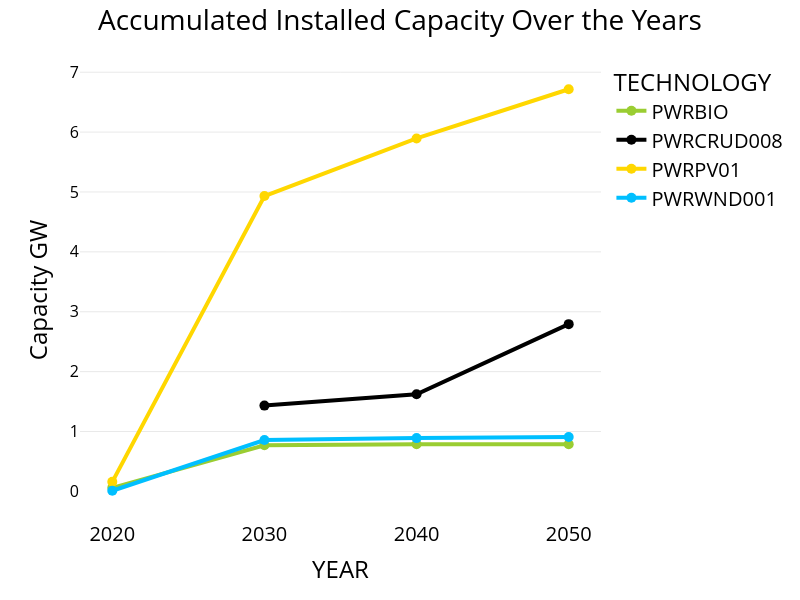

The notebook cell this image was saved under:
### Code cell
TotalCapacityAnnual = TotalCapacityAnnual.sort_values(by=['TECHNOLOGY', 'YEAR'])
TotalCapacity203050 = TotalCapacityAnnual[TotalCapacityAnnual['YEAR'].isin([2020,2030,2040,2050])]
TotalCapacity203050 = TotalCapacity203050[TotalCapacity203050['TECHNOLOGY'].isin(NewCapacity.TECHNOLOGY.unique())]
TotalCapacity203050 = TotalCapacity203050[~TotalCapacity203050['TECHNOLOGY'].isin(['PWRFO'])]
fig = px.scatter(TotalCapacity203050,  #df[df['YEAR'].isin(filtered_years)
            y = 'value', 
            x = 'YEAR',
            #  values = 'value',
            #  hole = 0.5,
             color = 'TECHNOLOGY',
color_discrete_map = color_dict,
# opacity=0.7
             
             )
fig.update_layout(hovermode= 'x unified',
                width= 800,
                height= 600,
                yaxis_title="Capacity GW",
                plot_bgcolor='white',
                font=dict(
                                size=20,
                                color='black'),
                yaxis=dict(
                                showgrid=True,
                                tickfont=dict(size=16),      
                                gridwidth=0.5,        #
                                gridcolor='lightgrey',
        
                                ),
                # title_text='New installed capacity over the years' 
                title={'text': 'Accumulated Installed Capacity Over the Years', 'x': 0.5}              

               #color_discrete_map=color_map
               )
fig.update_traces(mode='lines+markers', line=dict(width=4), marker=dict(size=10))
fig.update_xaxes(tickvals=[2020, 2030, 2040, 2050])
fig.show()

### Figure 1 — Plotly figure (JSON) as saved in the notebook; plotly's stock layout.template omitted (floating-point values rounded to 4 significant figures)
{"data": [{"hovertemplate": "TECHNOLOGY=PWRBIO<br>YEAR=%{x}<br>value=%{y}<extra></extra>", "legendgroup": "PWRBIO", "line": {"width": 4}, "marker": {"color": "#9ACD32", "size": 10, "symbol": "circle"}, "mode": "lines+markers", "name": "PWRBIO", "orientation": "v", "showlegend": true, "type": "scatter", "x": [2020, 2030, 2040, 2050], "xaxis": "x", "y": [0.06, 0.77, 0.7862, 0.7864], "yaxis": "y"}, {"hovertemplate": "TECHNOLOGY=PWRCRUD008<br>YEAR=%{x}<br>value=%{y}<extra></extra>", "legendgroup": "PWRCRUD008", "line": {"width": 4}, "marker": {"color": "black", "size": 10, "symbol": "circle"}, "mode": "lines+markers", "name": "PWRCRUD008", "orientation": "v", "showlegend": true, "type": "scatter", "x": [2030, 2040, 2050], "xaxis": "x", "y": [1.433, 1.621, 2.793], "yaxis": "y"}, {"hovertemplate": "TECHNOLOGY=PWRPV01<br>YEAR=%{x}<br>value=%{y}<extra></extra>", "legendgroup": "PWRPV01", "line": {"width": 4}, "marker": {"color": "#FFD700", "size": 10, "symbol": "circle"}, "mode": "lines+markers", "name": "PWRPV01", "orientation": "v", "showlegend": true, "type": "scatter", "x": [2020, 2030, 2040, 2050], "xaxis": "x", "y": [0.16, 4.932, 5.894, 6.716], "yaxis": "y"}, {"hovertemplate": "TECHNOLOGY=PWRWND001<br>YEAR=%{x}<br>value=%{y}<extra></extra>", "legendgroup": "PWRWND001", "line": {"width": 4}, "marker": {"color": "deepskyblue", "size": 10, "symbol": "circle"}, "mode": "lines+markers", "name": "PWRWND001", "orientation": "v", "showlegend": true, "type": "scatter", "x": [2020, 2030, 2040, 2050], "xaxis": "x", "y": [0.011, 0.8584, 0.8899, 0.9095], "yaxis": "y"}], "layout": {"font": {"color": "black", "size": 20}, "height": 600, "hovermode": "x unified", "legend": {"title": {"text": "TECHNOLOGY"}, "tracegroupgap": 0}, "margin": {"t": 60}, "plot_bgcolor": "white", "title": {"text": "Accumulated Installed Capacity Over the Years", "x": 0.5}, "width": 800, "xaxis": {"anchor": "y", "domain": [0, 1], "tickvals": [2020, 2030, 2040, 2050], "title": {"text": "YEAR"}}, "yaxis": {"anchor": "x", "domain": [0, 1], "gridcolor": "lightgrey", "gridwidth": 0.5, "showgrid": true, "tickfont": {"size": 16}, "title": {"text": "Capacity GW"}}}}
